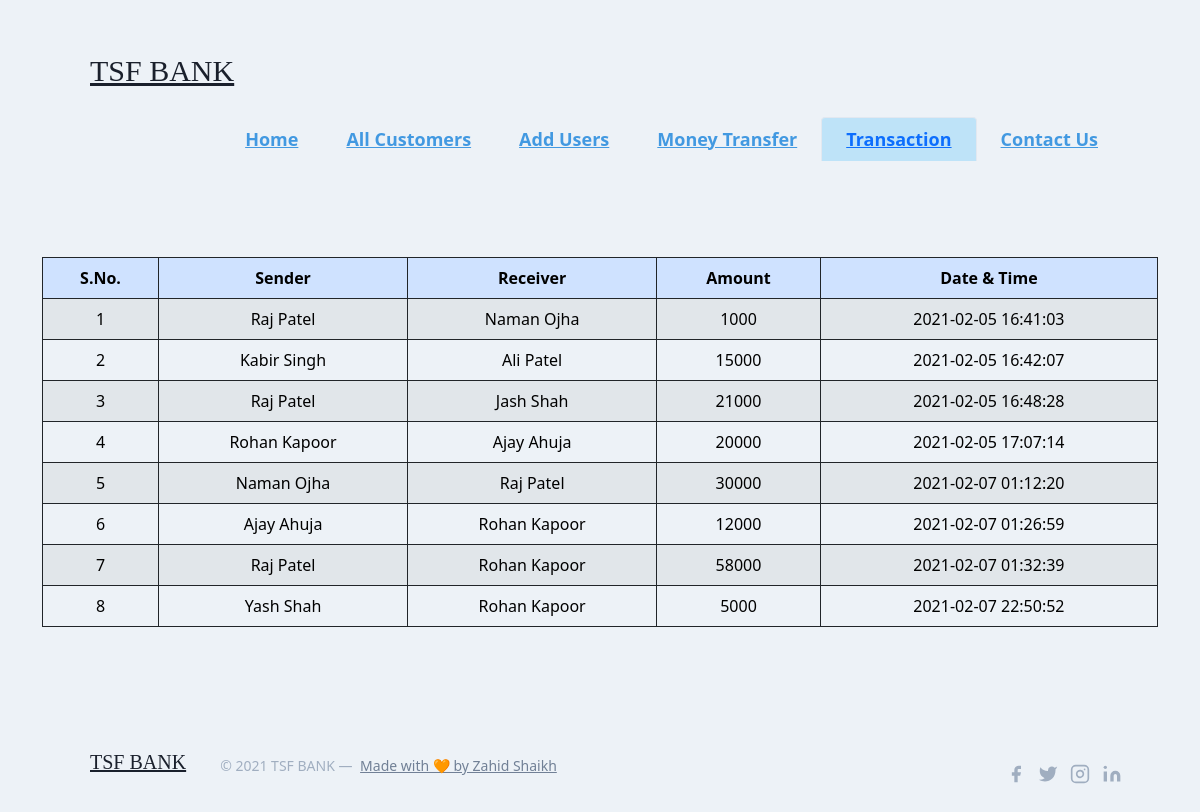
The page /history.php on the database its author committed.
### tables this page shows
CREATE TABLE `transaction` (
  `sno` int(3) NOT NULL,
  `sender` text NOT NULL,
  `receiver` text NOT NULL,
  `balance` int(8) NOT NULL,
  `datetime` datetime NOT NULL DEFAULT current_timestamp()
);

### history.php (the view, shortened to what this page needs)
<!doctype html>
<html lang="en">
<head>
    <link href="https://unpkg.com/tailwindcss@1.2.0/dist/tailwind.min.css" rel="stylesheet">
    <link href="https://cdn.jsdelivr.net/npm/bootstrap@5.0.0-beta1/dist/css/bootstrap.min.css" rel="stylesheet">
    <link rel="stylesheet" href="styles.css">
</head>
<body class="bg-gray-200">
    <header class="text-gray-600 body-font header">
        <div class="container mx-auto flex flex-wrap p-5 flex-col md:flex-row items-center">
          <a class="flex title-font font-medium items-center text-gray-900 mb-4 md:mb-0">
            <span class="ml-3 text-3xl font-serif">TSF BANK</span>
          </a>
          <nav class="md:ml-auto flex flex-wrap items-center text-base justify-center">
            <a class="inline-block py-2 px-4 text-blue-500 hover:text-blue-800 font-semibold hover:bg-blue-200 rounded text-lg" href="index.php">Home</a>
            <a class="inline-block py-2 px-4 text-blue-500 hover:text-blue-800 font-semibold hover:bg-blue-200 rounded text-lg" href="customer.php">All Customers</a>
            <a class="inline-block py-2 px-4 text-blue-500 hover:text-blue-800 font-semibold hover:bg-blue-200 rounded text-lg" href="add.php">Add Users</a>
            <a class="inline-block py-2 px-4 text-blue-500 hover:text-blue-800 font-semibold hover:bg-blue-200 rounded text-lg" href="users.php?id=%203">Money Transfer</a>
            <a class="bg-blue-200 text-lg inline-block border-l border-t border-r rounded-t py-2 px-4 text-black-700 font-semibold" href="history.php">Transaction</a>
            <a class="inline-block py-2 px-4 text-blue-500 hover:text-blue-800 font-semibold hover:bg-blue-200 rounded text-lg" href="contact.php">Contact Us</a>
          </nav>
        </div>
      </header>
      <div class="container py-5">
      <div class="table-responsive-sm">
    <table class="table table-hover table-striped table-bordered border-dark">
        <thead style="color : black;" class="table-primary table-bordered border-dark">
            <tr>
                <th class="text-center">S.No.</th>
                <th class="text-center">Sender</th>
                <th class="text-center">Receiver</th>
                <th class="text-center">Amount</th>
                <th class="text-center">Date & Time</th>
            </tr>
        </thead>
        <tbody>
        <?php
include 'connect.php';
$sql ="SELECT * FROM transaction";
$query =mysqli_query($conn, $sql);
while($rows = mysqli_fetch_assoc($query))
{
?>
<tr style="color : black;">
            <td class="text-center py-2"><?php echo $rows['sno']; ?></td>
            <td class="text-center py-2"><?php echo $rows['sender']; ?></td>
            <td class="text-center py-2"><?php echo $rows['receiver']; ?></td>
            <td class="text-center py-2"><?php echo $rows['balance']; ?> </td>
            <td class="text-center py-2"><?php echo $rows['datetime']; ?> </td>
        <?php
}
        ?>
        </tbody>
    </table>
    </div>
</div>
<footer class="text-gray-600 body-font footer">
    <div class="container px-5 py-8 mx-auto flex items-center sm:flex-row flex-col">
      <a class="flex title-font font-medium items-center md:justify-start justify-center text-gray-900">
        <span class="ml-3 text-xl font-serif">TSF BANK</span>
      </a>
      <p class="text-sm text-gray-500 sm:ml-4 sm:pl-4 sm:border-l-2 sm:border-gray-200 sm:py-2 sm:mt-0 mt-4">© 2021 TSF BANK —
        <a href="#" class="text-gray-600 ml-1" rel="noopener noreferrer" target="_blank">Made with 🧡 by Zahid Shaikh</a>
      </p>
      <span class="inline-flex sm:ml-auto sm:mt-0 mt-4 justify-center sm:justify-start">
        <a class="text-gray-500">
          <svg fill="currentColor" stroke-linecap="round" stroke-linejoin="round" stroke-width="2" class="w-5 h-5" viewBox="0 0 24 24">
            <path d="M18 2h-3a5 5 0 00-5 5v3H7v4h3v8h4v-8h3l1-4h-4V7a1 1 0 011-1h3z"></path>
          </svg>
        </a>
        <a class="ml-3 text-gray-500">
          <svg fill="currentColor" stroke-linecap="round" stroke-linejoin="round" stroke-width="2" class="w-5 h-5" viewBox="0 0 24 24">
            <path d="M23 3a10.9 10.9 0 01-3.14 1.53 4.48 4.48 0 00-7.86 3v1A10.66 10.66 0 013 4s-4 9 5 13a11.64 11.64 0 01-7 2c9 5 20 0 20-11.5a4.5 4.5 0 00-.08-.83A7.72 7.72 0 0023 3z"></path>
          </svg>
        </a>
        <a class="ml-3 text-gray-500">
          <svg fill="none" stroke="currentColor" stroke-linecap="round" stroke-linejoin="round" stroke-width="2" class="w-5 h-5" viewBox="0 0 24 24">
            <rect width="20" height="20" x="2" y="2" rx="5" ry="5"></rect>
            <path d="M16 11.37A4 4 0 1112.63 8 4 4 0 0116 11.37zm1.5-4.87h.01"></path>
          </svg>
        </a>
        <a class="ml-3 text-gray-500">
          <svg fill="currentColor" stroke="currentColor" stroke-linecap="round" stroke-linejoin="round" stroke-width="0" class="w-5 h-5" viewBox="0 0 24 24">
            <path stroke="none" d="M16 8a6 6 0 016 6v7h-4v-7a2 2 0 00-2-2 2 2 0 00-2 2v7h-4v-7a6 6 0 016-6zM2 9h4v12H2z"></path>
            <circle cx="4" cy="4" r="2" stroke="none"></circle>
          </svg>
        </a>
      </span>
    </div>
  </footer>
</body>
</html>

### rows shown on the page
transaction: sno "1", sender "Raj Patel", receiver "Naman Ojha", balance "1000", datetime "2021-02-05 16:41:03"
transaction: sno "2", sender "Kabir Singh", receiver "Ali Patel", balance "15000", datetime "2021-02-05 16:42:07"
transaction: sno "3", sender "Raj Patel", receiver "Jash Shah", balance "21000", datetime "2021-02-05 16:48:28"
transaction: sno "4", sender "Rohan Kapoor", receiver "Ajay Ahuja", balance "20000", datetime "2021-02-05 17:07:14"
transaction: sno "5", sender "Naman Ojha", receiver "Raj Patel", balance "30000", datetime "2021-02-07 01:12:20"
transaction: sno "6", sender "Ajay Ahuja", receiver "Rohan Kapoor", balance "12000", datetime "2021-02-07 01:26:59"
transaction: sno "7", sender "Raj Patel", receiver "Rohan Kapoor", balance "58000", datetime "2021-02-07 01:32:39"
transaction: sno "8", sender "Yash Shah", receiver "Rohan Kapoor", balance "5000", datetime "2021-02-07 22:50:52"
